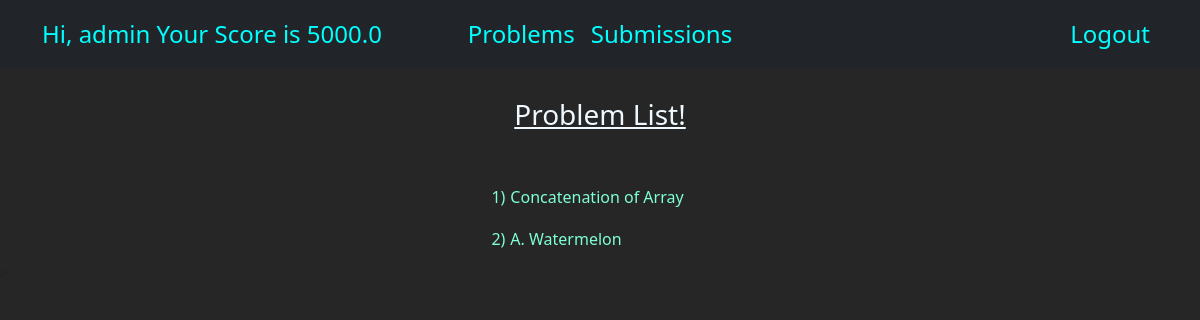
The page /OJ/problems/ (signed in) on the database its author committed.
### OJ/models.py (models this page shows, shortened)
class User_score(models.Model):
    user_Id = models.OneToOneField(User, on_delete=models.CASCADE,primary_key=True)
    score = models.FloatField(default=0)

class Problem(models.Model):
    prob_name = models.CharField(max_length=100)
    prob_desc = models.CharField(max_length=10000)
    prob_diff = models.CharField(max_length=50)
    score = models.FloatField(default=0)

### OJ/views.py (the view)
# urls.py: path('problems/',views.problems, name='problem'),
def problems(request):
    problem_list = Problem.objects.all()
    template = loader.get_template('OJ/problems.html')
    score = User_score.objects.get(pk = request.user.id).score
    context = {'problem_list': problem_list,'score':score}
    return HttpResponse(template.render(context,request))

### OJ/templates/OJ/problems.html (shortened to what this page needs)
{%load static%}
<html>
<head>
      <link href="https://cdn.jsdelivr.net/npm/bootstrap@5.0.2/dist/css/bootstrap.min.css" rel="stylesheet"
>
  </head>
<body>
  <div class="user_info">
      {% if user.is_authenticated %}
      <nav class="navbar navbar-light navbar-expand-md bg-dark justify-content-center">
          <div class="container">
              <a href="#" class="navbar-brand d-flex w-50 me-auto links_tag">Hi, {{user.username}} Your Score is {{score}}</a>
              <div class="navbar-collapse collapse w-100" id="collapsingNavbar3">
                  <ul class="navbar-nav w-100 justify-content-center">
                      <li class="nav-item active">
                          <a class="nav-link links_tag" href="{% url 'OJ:problem' %}">Problems</a>
                      </li>
                      <li class="nav-item">
                          <a class="nav-link links_tag" href="{% url 'OJ:user_submission' %}">Submissions</a>
                      </li>
                  </ul>
                  <ul class="nav navbar-nav ms-auto w-100 justify-content-end">
                      <li class="nav-item">
                          <a class="nav-link links_tag" href="{% url 'OJ:logout' %}">Logout</a>
                      </li>
                  </ul>
              </div>
          </div>
      </nav>
      {% endif %}
  </div>
  <div class="listofproblem" style="display: flex;flex-direction: column; align-items: center;font-size: x-large">
      <h3 style="color: aliceblue;padding-top: 30px;">
          <u>Problem List!</u>
      </h3>
      <br>
      {% if problem_list %}
      <table class="list">
          {% for problem in problem_list %}
          <tbody>
              <tr>
                  <td class="indexing">{{forloop.counter}})</td>
                  <td class="links"> <a href="{% url 'OJ:problem_details' problem.prob_name %}">{{ problem.prob_name }}</a>
                      </a></td>
              </tr>
          </tbody>
          {% endfor %}
      </table>
      {% else %}
      <p>No questions are available.</p>
      {% endif %}
  </div>
</body>
</html>>

### OJ/templates/OJ/problems.html (style rules this page uses)
body { background-color: #262626; }
.links_tag { color: cyan !important; font-size: x-large !important; }
.list { color: aquamarine; }
.links { padding: 10px 25px 10px 5px; }
.indexing { padding: 0px; }
.list tbody tr td a { text-decoration: none; color: aquamarine; }

### rows shown on the page
User_score: score "5000.0"
Problem: prob_name "Concatenation of Array"
Problem: prob_name "A. Watermelon"

### other values the page prints
{{ user.username }} "admin"
